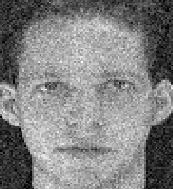
#> input picture Phase 3/Task 1 (CV)/Subtask 1/noise_img.png, 173 x 189 px
$ python subtask_1.py
#> lines starting #> are read from the running program, lines starting #| are printed output that depends on the picture
import cv2
import matplotlib.pyplot as plt

img = cv2.imread('noise_img.png')
#> img is the input picture: shape (189, 173, 3); min 0, max 255, mean 129.9
grey = cv2.cvtColor(img, cv2.COLOR_BGR2GRAY)

avg_blur = cv2.blur(grey, (7, 7))
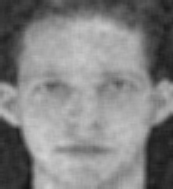
#> avg_blur: shape (189, 173); min 21, max 211, mean 129.9
median_blur = cv2.medianBlur(grey, 5)
gaussian_blur = cv2.GaussianBlur(grey, (7, 7), 0)

otsu, _ = cv2.threshold(grey, 0, 255, cv2.THRESH_BINARY + cv2.THRESH_OTSU)
#> otsu = 112


# gaussian best outcome (could be something else but that's what i got)
avg = cv2.Canny(avg_blur, otsu * 0.5, otsu * 0.6)
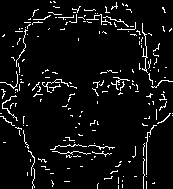
#> avg: shape (189, 173); 5.9% white in thin lines or dots
median = cv2.Canny(median_blur, otsu * 0.8, otsu * 1.5)
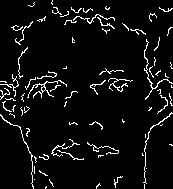
#> median: shape (189, 173); 5.6% white in thin lines or dots
gaussian = cv2.Canny(gaussian_blur, otsu * 0.65, otsu * 1)
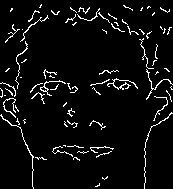
#> gaussian: shape (189, 173); 5.2% white in thin lines or dots

fig, ax = plt.subplots(2, 2, figsize=(10, 10))
ax[0, 0].imshow(grey, cmap='gray')
ax[0, 0].set_title('Original Image')
ax[0, 1].imshow(avg, cmap='gray')
ax[0, 1].set_title('Average Blur')
ax[1, 0].imshow(median, cmap='gray')
ax[1, 0].set_title('Median Blur')
ax[1, 1].imshow(gaussian, cmap='gray')
ax[1, 1].set_title('Gaussian Blur')

plt.show()

cv2.waitKey(0)
cv2.destroyAllWindows()
